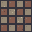

Rendered tile map (Tiled .tmx) drawn with the repository's tilesets; below, a short description and the full map source, tile grids included:
An orthogonal 1x1 tile map with 32x32 px tiles, 1 tile layer (Assembly), 3 tilesets.

<map version="1.10" orientation="orthogonal" renderorder="right-down" width="1" height="1" tilewidth="32" tileheight="32" infinite="0" nextlayerid="2" nextobjectid="1">
  <tileset firstgid="1" source="../floors.tsx" />
  <tileset firstgid="321" source="../walls.tsx" />
  <tileset firstgid="961" source="../architecture.tsx" />
  <layer id="1" name="Assembly" width="1" height="1">
    <data encoding="csv">
229
</data>
  </layer>
</map>
